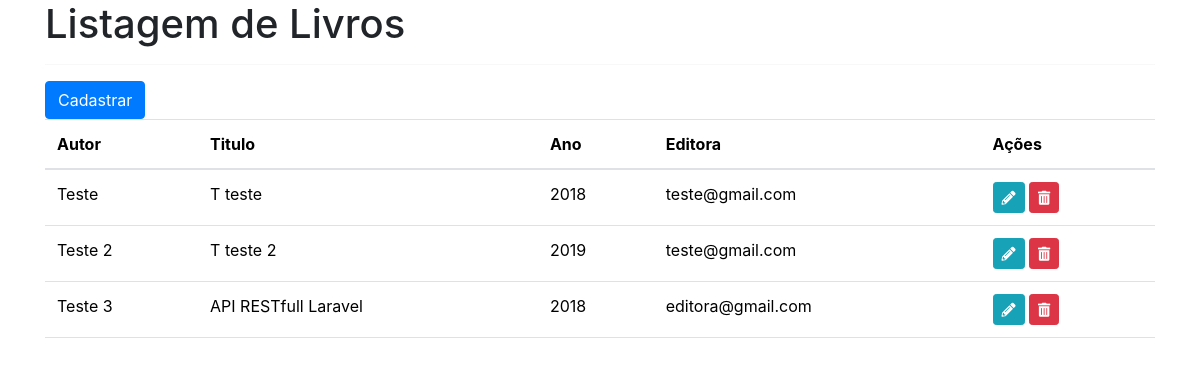
The page /livro_list/ on the database as committed earlier.
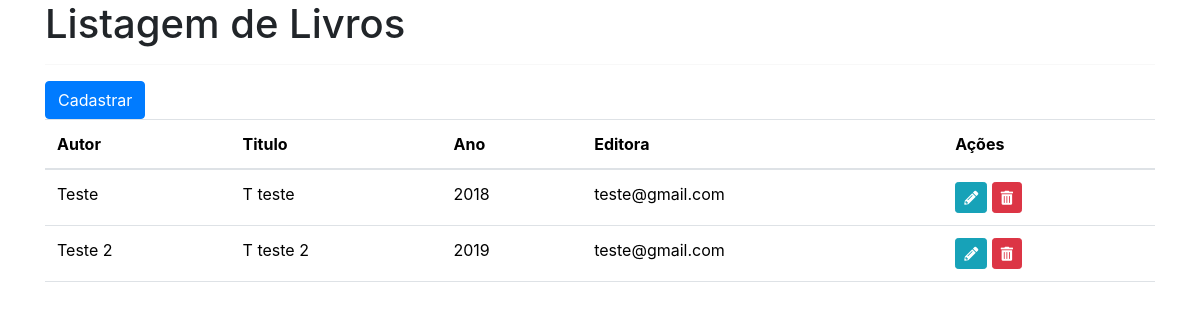
The same page on the database as committed later.
### LivrariaApp/models.py (models this page shows)
class Livro(models.Model):
    autor           = models.CharField(max_length=50)
    editora         = models.CharField(max_length=50)
    isbn            = models.IntegerField()
    numeroPaginas   = models.IntegerField()
    titulo          = models.CharField(max_length=50)
    anoPublicacao   = models.IntegerField()
    emailEditora    = models.EmailField()

### LivrariaApp/views.py (the view)
# urls.py: path("livro_list/", views.livro_list, name='listar_livros'),
def livro_list(request, template_name='livro_list.html'):
    livro = Livro.objects.all()
    livros = {'lista': livro}
    return render(request, template_name, livros)

### LivrariaApp/templates/livro_list.html (shortened to what this page needs)
{% extends 'base.html'%}
{% block tituloPagina %}
Listagem de Livros
{% endblock tituloPagina %}
{% block content %}
<table class="table" >
    <thead>
        <tr>
            <th>Autor</th>
            <th>Titulo</th>
            <th>Ano</th>
            <th>Editora</th>
            <th>Ações</th>
        </tr>
    </thead>
    <tbody>
        {% for livro in lista %}
            <tr>
                <td>{{livro.autor}}</td>
                <td>{{livro.titulo}}</td>
                <td>{{livro.anoPublicacao}}</td>
                <td>{{livro.emailEditora}}</td>
                <td>
                    <a  href="{% url 'livro_edit' pk=livro.pk %}" class="btn btn-sm btn-info" >
                        <span class="fas fa-pencil-alt" ></span>
                    </a>
                    <a  href="{% url 'livro_delete' pk=livro.pk %}" class="btn btn-sm btn-danger" >
                        <span class="fas fa-trash-alt" ></span>
                    </a>
                </td>
            </tr>
        {% endfor %}
    </tbody>
    <a href="{% url 'livro_new' %}" >
        <button type="submit" class="btn btn-primary" >
            Cadastrar
        </button>
    </a>
</table>
{% endblock content %}

### LivrariaApp/templates/base.html (shortened to what this page needs)
{% load bootstrap4 %}
<!DOCTYPE html>
<html lang="en">
<head>
    <link href="https://cdn.jsdelivr.net/npm/bootstrap@5.3.3/dist/css/bootstrap.min.css" rel="stylesheet">
    <link rel="stylesheet" href="https://cdnjs.cloudflare.com/ajax/libs/font-awesome/5.15.4/css/all.min.css">
    {% bootstrap_css %}
</head>
<body>
    <section class="container">
        <h1>
            {% block tituloPagina %}
            {% endblock %}
        </h1>
        <hr/>
        {% block content %}
        {% endblock %}
    </section>
</body>
</html>

Rows that differ between the two databases and show on the page:
removed Livro: autor "Teste 3", titulo "API RESTfull Laravel", anoPublicacao "2018", emailEditora "editora@gmail.com"
